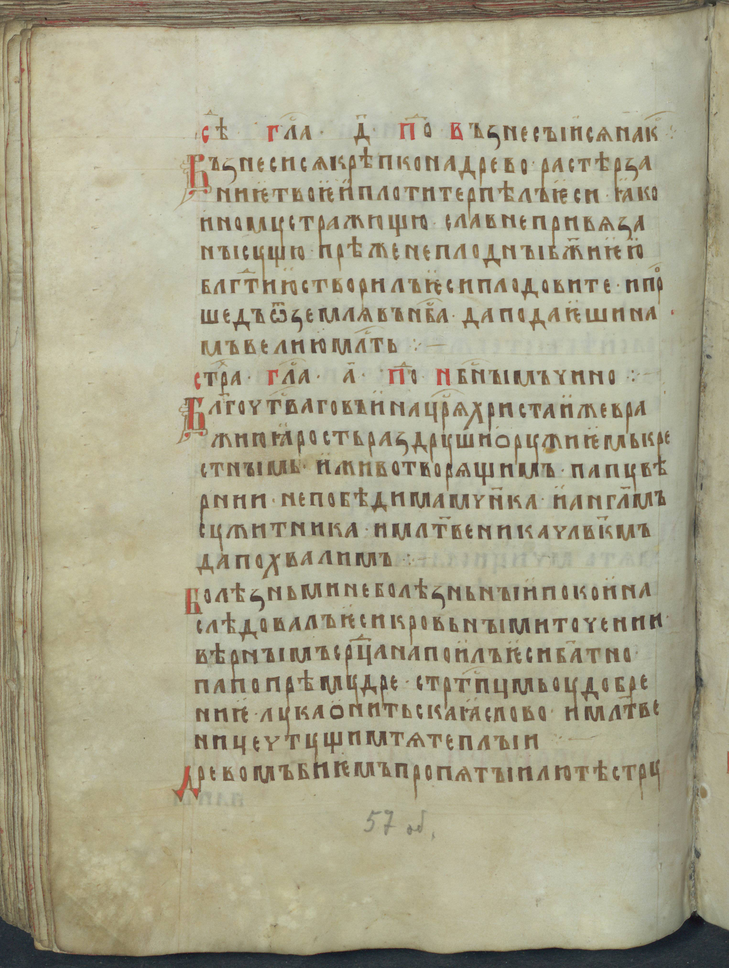
#> input picture 2sem/results/1/input/198_115.png, 729 x 968 px, shrunk from 3050 x 4050 before the run; its folder holds only this picture in this run
$ python main.py
#> lines starting #> are read from the running program, lines starting #| are printed output that depends on the picture
#> in test, image is the input picture: PIL image 729x968 RGB; mean R, G, B 170.4, 166.5, 142.1
from PIL import Image
import numpy as np
import os

def semitone(image) :
  src = image.convert('RGB')
  image_arr = np.array(src)
  width, height = image.size
#> width = 729; height = 968
  new_image_arr = np.zeros(shape=(height, width))
  for x in range(width):
      for y in range(height):
          new_image_arr[y, x] = (image_arr[y, x, 0] + image_arr[y, x, 1] + image_arr[y, x, 2])/3
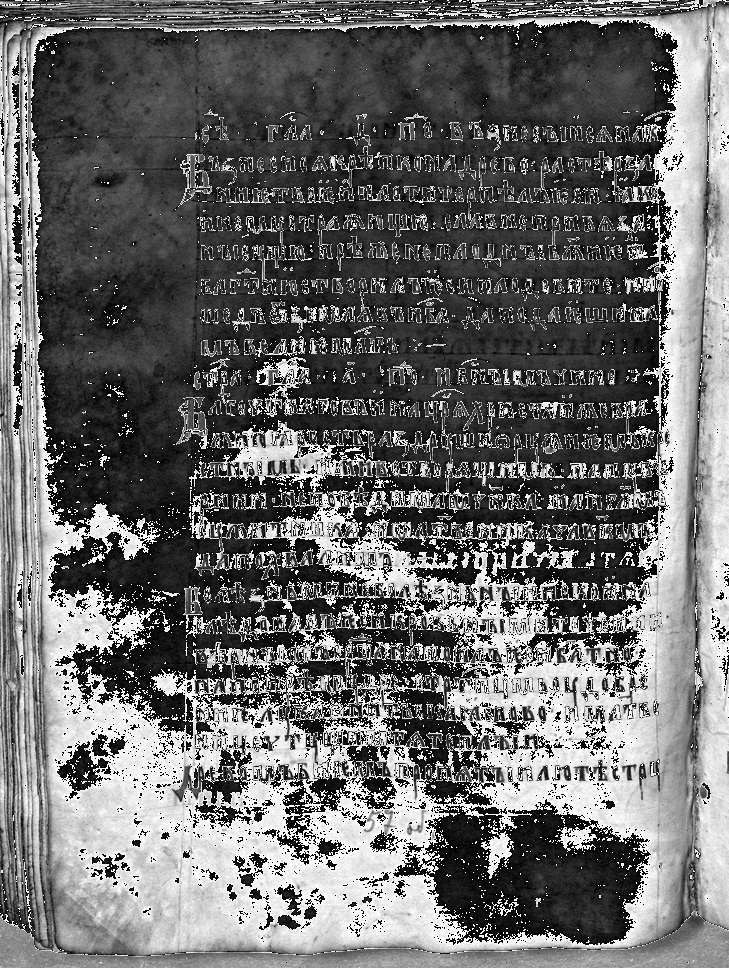
#> new_image_arr: shape (968, 729) float64; min 0, max 85, mean 35.7; drawn with min black and max white
  new_image = Image.fromarray(new_image_arr.astype(np.uint8), 'L')
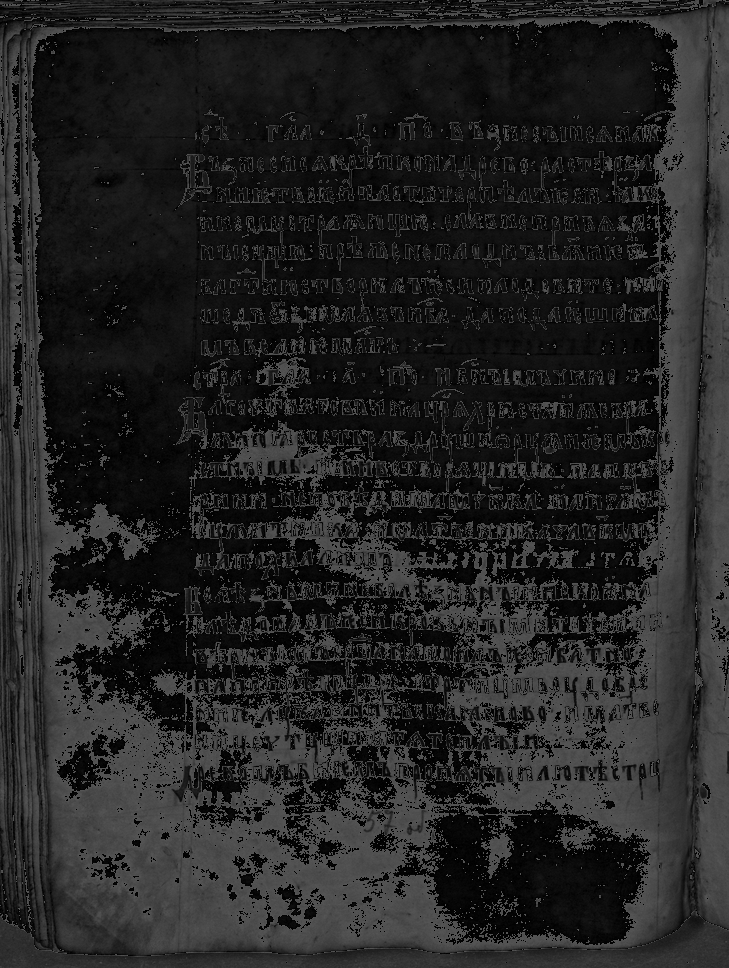
#> new_image: PIL image 729x968 L; min 0, max 85, mean 35.4
  return new_image

def test() :
  current_dir = os.path.dirname(os.path.abspath(__file__))
  output_path = os.path.join(current_dir, 'output')
  input_path = os.path.join(current_dir, 'input')
  file_list = os.listdir(input_path)
  for file in file_list :
    image = Image.open(f'{input_path}/{file}')
    img2 = semitone(image)
    img2.save(f'{output_path}/{file}')

if __name__ == '__main__' :
   test()
